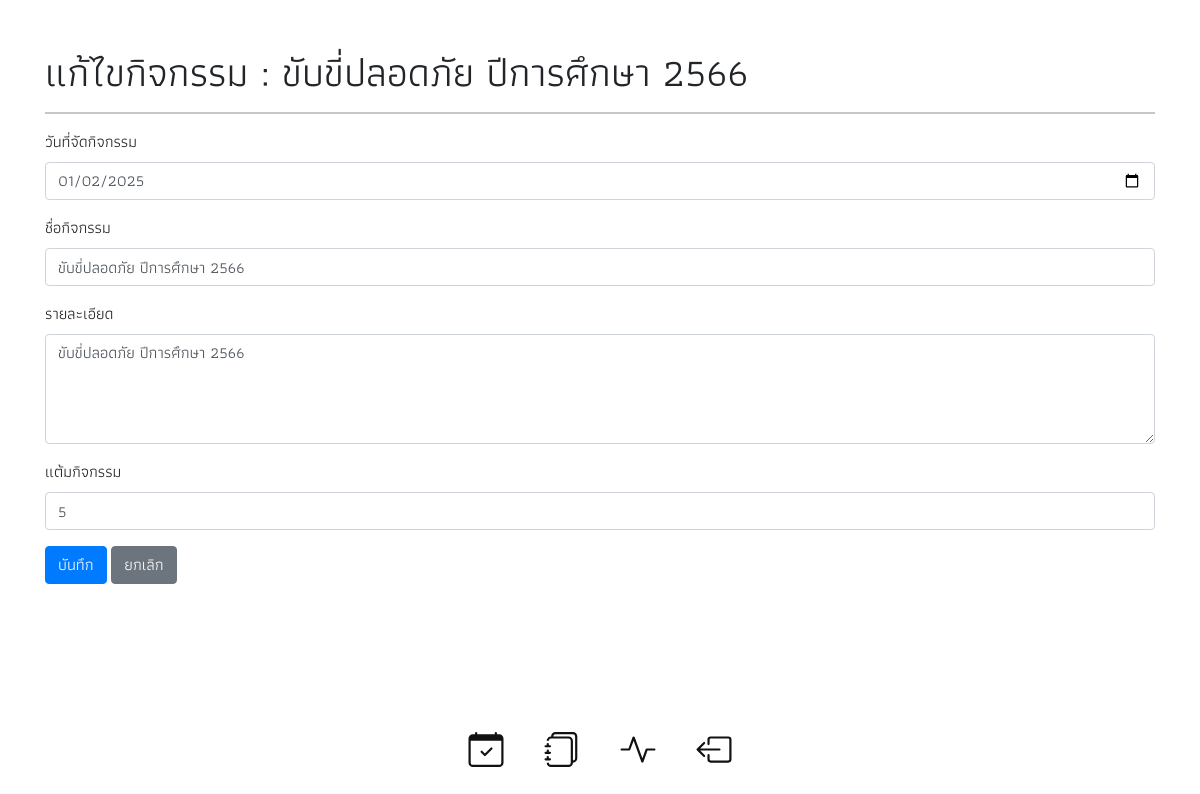
Screenshot of /edit_event.php?event_id=3 with the database file from the repository.
### tables this page shows
CREATE TABLE `events` (
  `event_id` int NOT NULL AUTO_INCREMENT,
  `event_date` varchar(50) DEFAULT NULL,
  `event_name` longtext,
  `event_descrip` longtext,
  `event_point` int DEFAULT NULL,
  PRIMARY KEY (`event_id`)
);

### edit_event.php (the view, shortened to what this page needs)
<?php
include 'configCon.php';
$id = isset($_GET['event_id']) ? $_GET['event_id'] : null;
$redirect = isset($_GET['redirect']) ? $_GET['redirect'] : 'events.php';
$sql = "SELECT * FROM events WHERE event_id = ?";
$stmt = $conn->prepare($sql);
$stmt->bind_param("i", $id);
$stmt->execute();
$result = $stmt->get_result();
$event = $result->fetch_assoc();
include('layout.php');
?>
<!DOCTYPE html>
<html lang="th">
<head>
    <link rel="stylesheet" href="https://stackpath.bootstrapcdn.com/bootstrap/4.5.2/css/bootstrap.min.css">
</head>
<body>
    <div class="container mt-5">
        <h1>แก้ไขกิจกรรม : <?= htmlspecialchars($event['event_name']) ?></h1>
        <hr>
        <form method="post">
            <div class="form-group">
                <label for="event_date">วันที่จัดกิจกรรม</label>
                <input type="date" class="form-control" id="event_date" name="event_date" value="<?= htmlspecialchars($event['event_date']) ?>" required>
            </div>
            <div class="form-group">
                <label for="event_name">ชื่อกิจกรรม</label>
                <input type="text" class="form-control" id="event_name" name="event_name" value="<?= htmlspecialchars($event['event_name']) ?>" required>
            </div>
            <div class="form-group">
                <label for="event_descrip">รายละเอียด</label>
                <textarea class="form-control" id="event_descrip" name="event_descrip" rows="4" required><?= htmlspecialchars($event['event_descrip']) ?></textarea>
            </div>
            <div class="form-group">
                <label for="event_point">แต้มกิจกรรม</label>
                <input type="number" class="form-control" id="event_point" name="event_point" value="<?= htmlspecialchars($event['event_point']) ?>" required>
            </div>
            <button type="submit" class="btn btn-primary">บันทึก</button>
            <a href="<?= htmlspecialchars($redirect) ?>" class="btn btn-secondary">ยกเลิก</a>
        </form>
    </div>
</body>
<?php include('footer.php'); ?>
</html>

### layout.php (style rules this page uses)
* { font-family: ma; }
a:link { text-decoration: none; }

### rows the page displays
events: event_name "ขับขี่ปลอดภัย ปีการศึกษา 2566", event_date "01/02/2025", event_descrip "ขับขี่ปลอดภัย ปีการศึกษา 2566", event_point "5"
